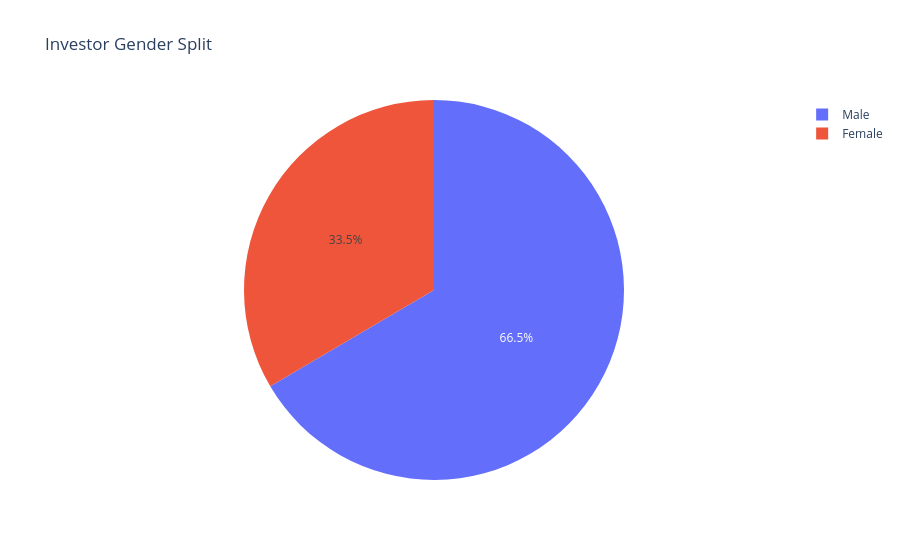

Notebook code for this chart:
### Code cell
gender_count = transactions["gender"].value_counts()

fig = px.pie(
    values=gender_count.values,
    names=gender_count.index,
    title="Investor Gender Split"
)

fig.show()

### Figure 1 — Plotly figure (JSON) as saved in the notebook; plotly's stock layout.template omitted (floating-point values rounded to 4 significant figures)
{"data": [{"domain": {"x": [0, 1], "y": [0, 1]}, "hovertemplate": "label=%{label}<br>value=%{value}<extra></extra>", "labels": ["Male", "Female"], "legendgroup": "", "name": "", "showlegend": true, "type": "pie", "values": [21809, 10969]}], "layout": {"legend": {"tracegroupgap": 0}, "title": {"text": "Investor Gender Split"}}}
